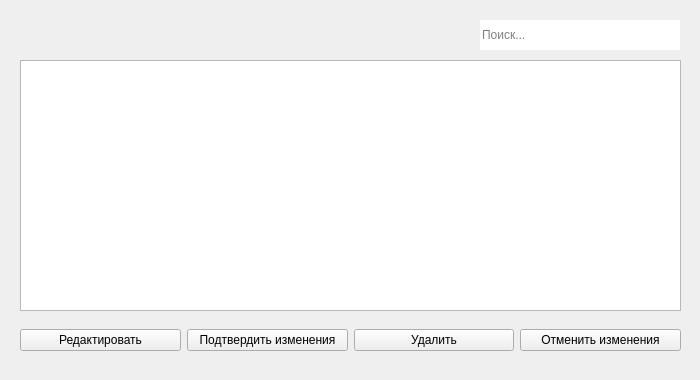
<?xml version="1.0" encoding="UTF-8"?>
<ui version="4.0">
 <class>Edit_goods</class>
 <widget class="QWidget" name="Edit_goods">
  <property name="geometry">
   <rect>
    <x>0</x>
    <y>0</y>
    <width>700</width>
    <height>380</height>
   </rect>
  </property>
  <property name="windowTitle">
   <string>Редактирование товаров</string>
  </property>
  <widget class="QLineEdit" name="lineEdit_search">
   <property name="geometry">
    <rect>
     <x>480</x>
     <y>20</y>
     <width>200</width>
     <height>30</height>
    </rect>
   </property>
   <property name="frame">
    <bool>false</bool>
   </property>
   <property name="placeholderText">
    <string>Поиск...</string>
   </property>
  </widget>
  <widget class="QTableView" name="table_edit_goods">
   <property name="geometry">
    <rect>
     <x>20</x>
     <y>60</y>
     <width>661</width>
     <height>251</height>
    </rect>
   </property>
  </widget>
  <widget class="QWidget" name="layoutWidget">
   <property name="geometry">
    <rect>
     <x>20</x>
     <y>310</y>
     <width>661</width>
     <height>61</height>
    </rect>
   </property>
   <layout class="QHBoxLayout" name="horizontalLayout">
    <property name="spacing">
     <number>6</number>
    </property>
    <item>
     <widget class="QPushButton" name="btn_edit">
      <property name="cursor">
       <cursorShape>PointingHandCursor</cursorShape>
      </property>
      <property name="text">
       <string>Редактировать</string>
      </property>
     </widget>
    </item>
    <item>
     <widget class="QPushButton" name="btn_take_changes">
      <property name="cursor">
       <cursorShape>PointingHandCursor</cursorShape>
      </property>
      <property name="text">
       <string>Подтвердить изменения</string>
      </property>
     </widget>
    </item>
    <item>
     <widget class="QPushButton" name="btn_delete">
      <property name="cursor">
       <cursorShape>PointingHandCursor</cursorShape>
      </property>
      <property name="text">
       <string>Удалить</string>
      </property>
     </widget>
    </item>
    <item>
     <widget class="QPushButton" name="btn_cancel_changes">
      <property name="cursor">
       <cursorShape>PointingHandCursor</cursorShape>
      </property>
      <property name="text">
       <string>Отменить изменения</string>
      </property>
     </widget>
    </item>
   </layout>
  </widget>
 </widget>
 <resources/>
 <connections/>
</ui>
